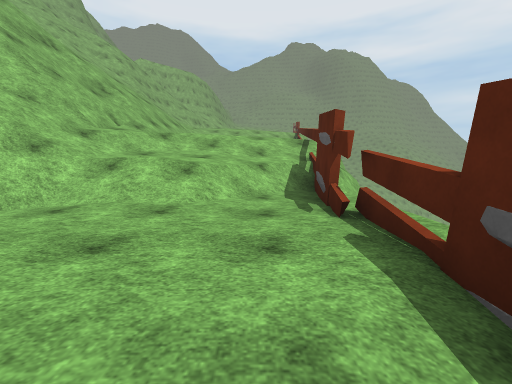
View 1 (above)

16 first-person views from a walk through a 3-D level made in the Unity game engine. The camera is 1.4 m above the floor, tilts 6° down and sees 90° across. The floor is counted in squares, 2 m on a side. Each view is taken from the middle of a square. On the plan, view 1 faces up. The plan holds only what a view shows up to about 9 squares ahead; the rest is blank. The place goes on beyond the plan. The player character is not drawn. Some animated figures are not drawn. Surface patterns are stand-ins for the level's own textures.

View 2
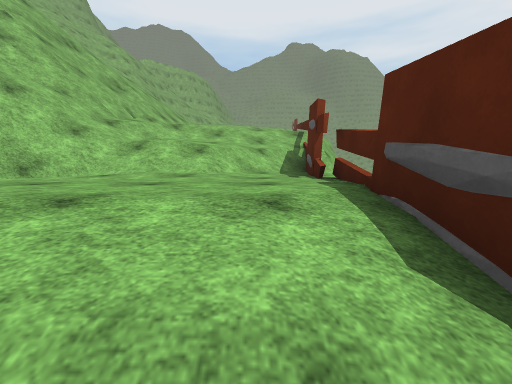

View 3
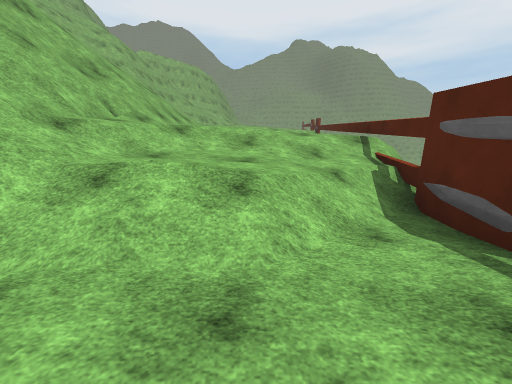

View 4
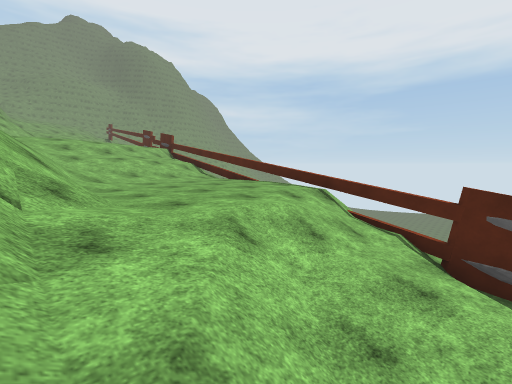

View 5
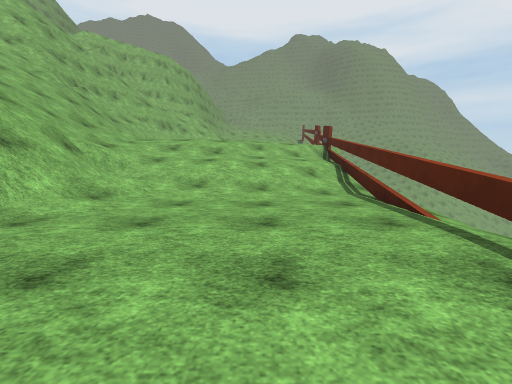

View 6
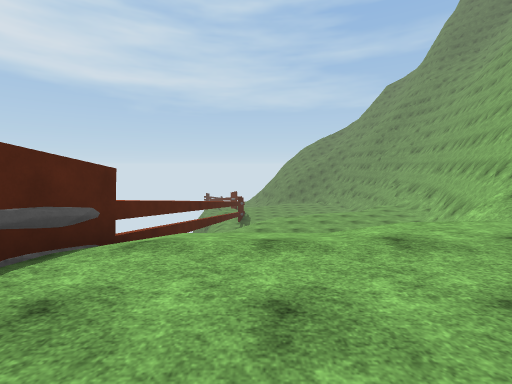

View 7
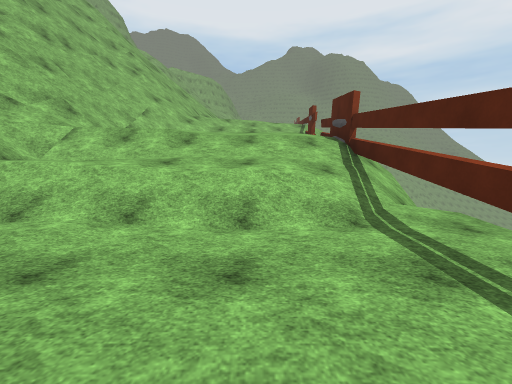

View 8
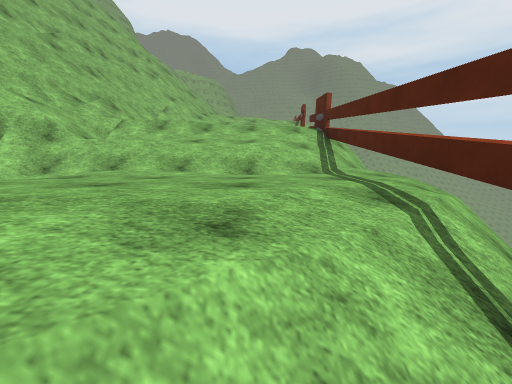

View 9
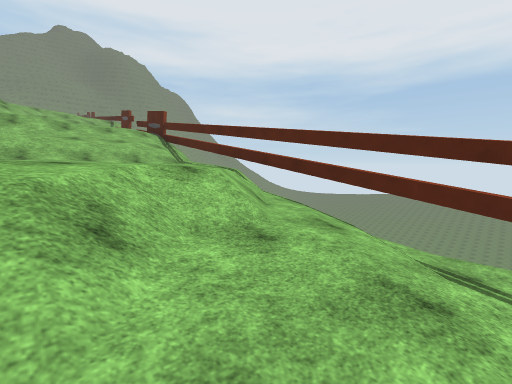

View 10
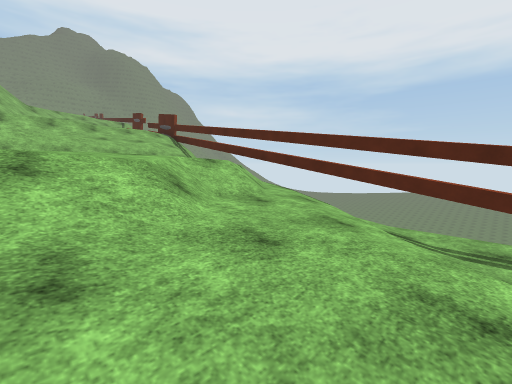

View 11
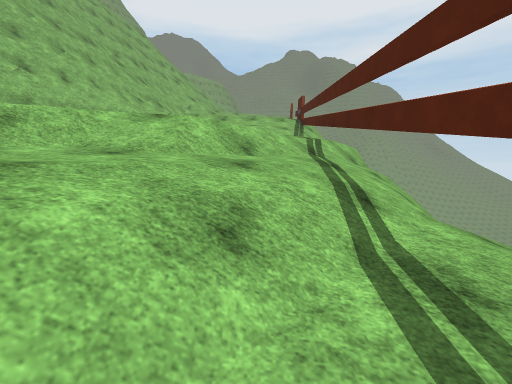

View 12
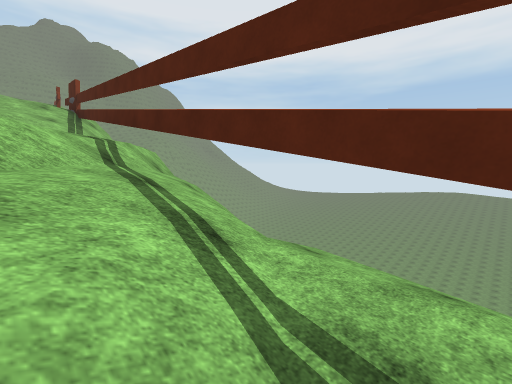

View 13
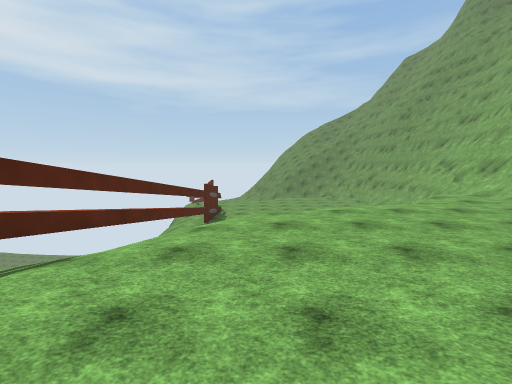

View 14
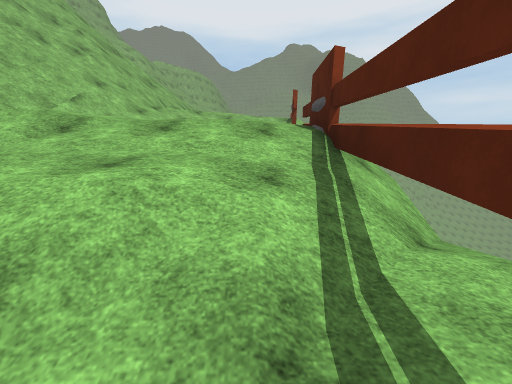

View 15
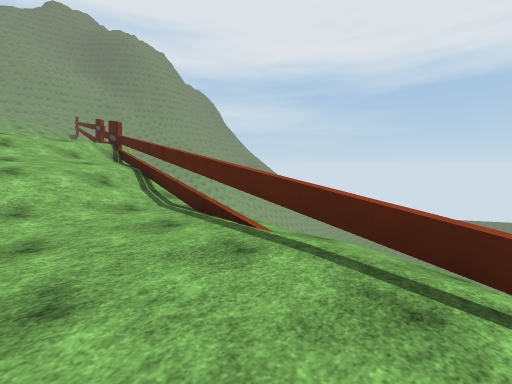

View 16
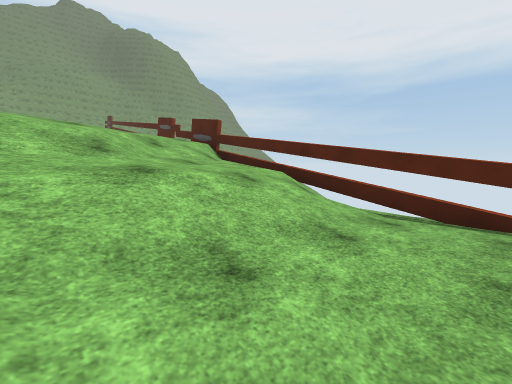

### Floor plan
Key: @ floor where view 1 was taken; # wall or solid block; x gap in a wall; . main floor; - floor 1.5 m lower than the main floor; : floor 1.75 m higher than the main floor; + floor 3.25 m higher than the main floor; _ floor 3.25 m lower than the main floor; * floor 4.75 m higher than the main floor; % floor 6.5 m higher than the main floor; & floor 8 m higher than the main floor; $ floor 9.75 m higher than the main floor; / step, stairs or slope; = window, fence, low wall or low ledge; v drop or lower ground.
Columns run from 11 left of view 1 to 3 right of it. Each row starts with its distance up from view 1.
 16    v////$///&&x
 15     /////&&&&/v
 14      ///=/////#
 13       ////%%%%#
 12        //%%%%#v
 11       ///%%%%xv
 10      ////%%%%=v
  9     /==//%%%%xv
  8     ###=%%%//=v
  7     ###/%////#x
  6    ####//***#=
  5    ###///**/#
  4     ##/////+#
  3     ##=/++++xv
  2     ### ++++xv
  1     ##+ ++++#
  0     ##+++++@#v
 -1     ##//////vv
 -2     #//::::/#v
 -3    ###//////vv
 -4    ## /.....vv
 -5    ##  .....=v
 -6    #. ...../=v
 -7      .....//vv
 -8     ......//vv
 -9    .....//./xv
-10   /.. //.-//#v
-11  #/./ ..-//##v
-12 ##    --//_#_

Positions as (right, up) in squares from view 1, and headings:
1: (0, 0), facing up
2: (0, -1), facing up
3: (-1, 2), facing up
4: (-4, 5), facing up-right
5: (0, 8), facing up
6: (-1, 3), facing down
7: (-1, -6), facing up
8: (-1, -8), facing up
9: (-4, -11), facing up-right
10: (-5, -12), facing up-right
11: (-1, -12), facing up
12: (-1, -11), facing up-right
13: (-2, -3), facing down
14: (0, -4), facing up
15: (0, 9), facing up-right
16: (-2, 12), facing up-right
